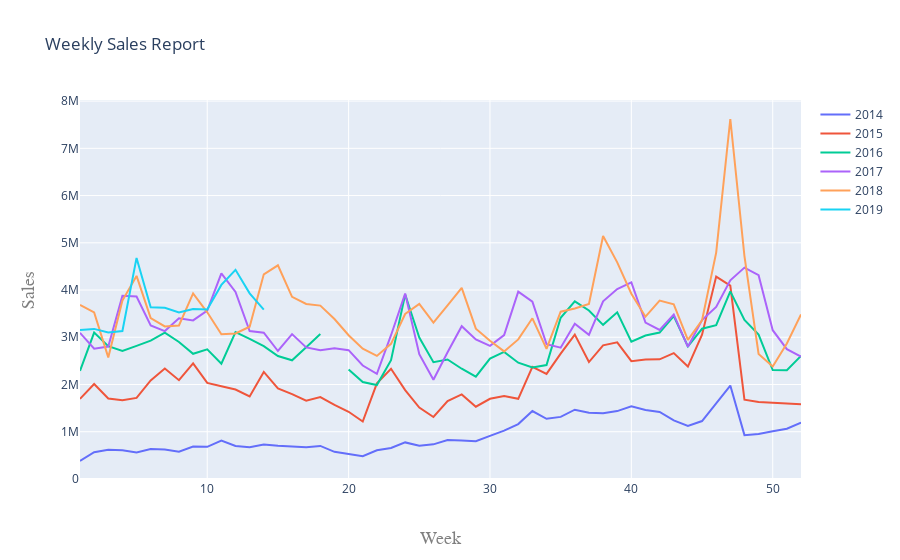

The cell this chart's notebook holds for it:
### Code cell
mlist=['Feb', 'Mar', 'Apr', 'May', 'Jun', 'Jul', 'Aug', 'Sep', 'Oct', 'Nov',
       'Dec', 'Jan']
fig = go.Figure()
line2014 = go.Scatter(x = historyweek.index, y = historyweek['2014'], name='2014'
                     )
line2015 = go.Scatter(x = historyweek.index, y = historyweek['2015'], name='2015'
                     )
line2016 = go.Scatter(x = historyweek.index, y = historyweek['2016'], name='2016'
                     )
line2017 = go.Scatter(x = historyweek.index, y = historyweek['2017'], name='2017'
                     )
line2018 = go.Scatter(x = historyweek.index, y = historyweek['2018'], name='2018'
                     )
line2019 = go.Scatter(x = historyweek.index, y = historyweek['2019'], name='2019'
                     )
data = [line2014,line2015,line2016,line2017,line2018,line2019]
layout = go.Layout(
    title='Weekly Sales Report',
    xaxis=dict(
        title='Week',
        titlefont=dict(
            family='Courier New, monospace',
            size=18,
            color='#7f7f7f'
        )
    ),
    yaxis=dict(
        title='Sales',
        titlefont=dict(
            family='Courier New, monospace',
            size=18,
            color='#7f7f7f'
        )
    )
)
fig = go.Figure(data=data, layout=layout)
iplot(fig)
